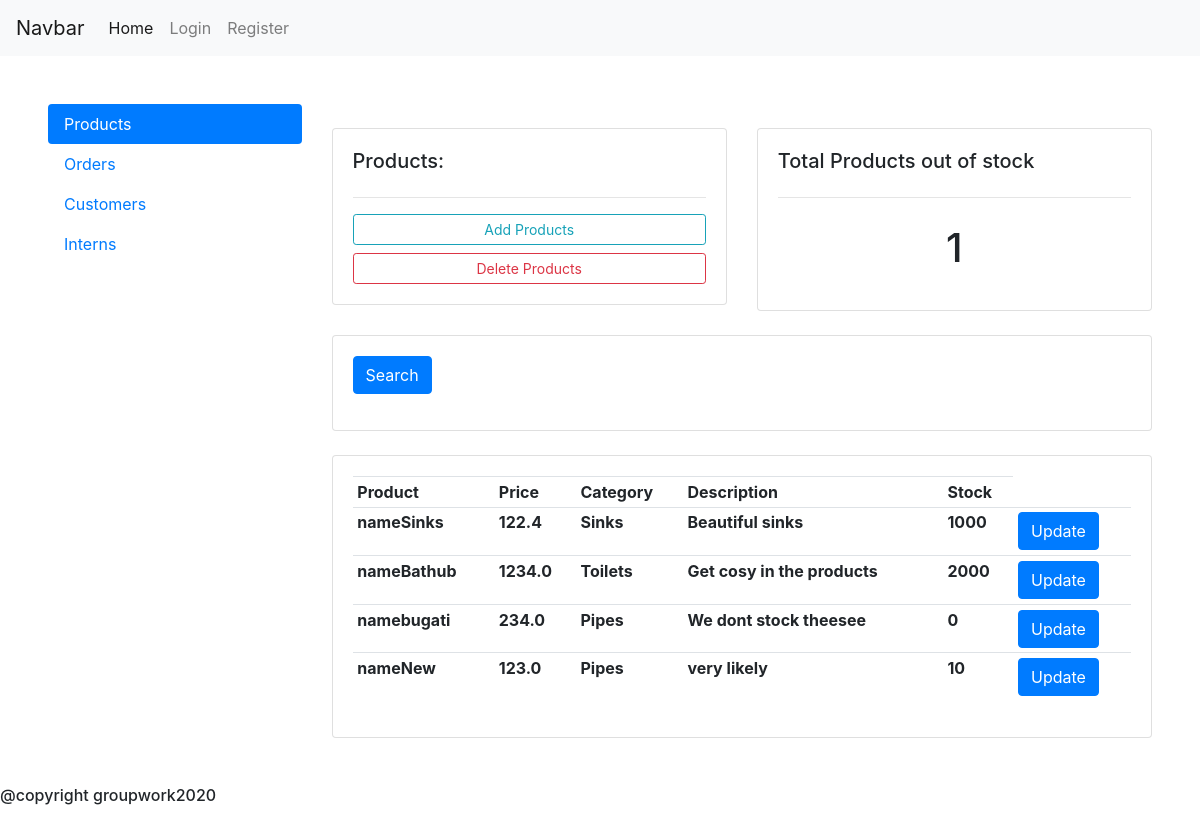
The page /supervisor on the database its author committed.
### main/models.py (models this page shows)
class Product(models.Model):
    CATEGORY = (
                    ('Sinks', 'Sinks'),
                    ('Pipes', 'Pipes'),
                    ('Toilets', 'Toilets'),
                )
    name=models.CharField(max_length=200, null=True)
    price=models.FloatField(max_length=200, null=True)
    category=models.CharField(max_length=200, null=True,choices=CATEGORY)
    description=models.CharField(max_length=200, null=True, blank=True)
    date_created=models.DateTimeField(auto_now_add=True,  null=True)
    image_url = models.CharField(max_length=200, null=True,default='https://upload.wikimedia.org/wikipedia/commons/8/89/Portrait_Placeholder.png' )
    stock_number = models.IntegerField(null=True, default=0)
    def __str__(self):
        return self.name

### main/views.py (the view)
# urls.py: path("supervisor", views.supervisor, name='supervisor'),
def supervisor(request):
    products = Product.objects.all()
    orders = Order.objects.all()
    customers = Customer.objects.all()
    interns = Intern.objects.all()
    total_customers = customers.count()
    total_orders = orders.count()
    total_interns = interns.count()
    out_of_stock = products.filter(stock_number=0).count()
    pending_orders = orders.filter(status='Pending').count()
    context = {'products': products,
               'orders': orders,
               'customers': customers,
               'interns': interns,
               'total_customers': total_customers,
               'total_orders': total_orders,
               'total_interns': total_interns,
               'pending_orders': pending_orders,
               'out_of_stock': out_of_stock,
               }
    return render(request, 'main/supervisor.html', context)

### main/models.py (called while the page is built)
    def __str__(self):
        return self.name

### main/templates/main/supervisor.html (shortened to what this page needs)
{% extends 'main/base.html' %}
{% block content%}
<div class="" style="margin: 1%; padding: 3%">
<div class="row">
  <div class="col-3">
    <div class="nav flex-column nav-pills" id="v-pills-tab" role="tablist" aria-orientation="vertical">
      <a class="nav-link active" id="v-pills-home-tab" data-toggle="pill" href="#v-pills-home" role="tab" aria-controls="v-pills-home" aria-selected="true">Products</a>
      <a class="nav-link" id="v-pills-profile-tab" data-toggle="pill" href="#v-pills-profile" role="tab" aria-controls="v-pills-profile" aria-selected="false">Orders</a>
      <a class="nav-link" id="v-pills-messages-tab" data-toggle="pill" href="#v-pills-messages" role="tab" aria-controls="v-pills-messages" aria-selected="false">Customers</a>
      <a class="nav-link" id="v-pills-settings-tab" data-toggle="pill" href="#v-pills-settings" role="tab" aria-controls="v-pills-settings" aria-selected="false">Interns</a>
    </div>
  </div>
  <div class="col-9">
    <div class="tab-content" id="v-pills-tabContent">
      <div class="tab-pane fade show active" id="v-pills-home" role="tabpanel" aria-labelledby="v-pills-home-tab">
	<br>
<div class="row">
	<div class="col-md">
		<div class="card card-body">
			<h5>Products:</h5>
			<hr>
			<a class="btn btn-outline-info  btn-sm btn-block" href="{% url 'main:createproduct' %}">Add Products</a>
			<a class="btn btn-outline-danger  btn-sm btn-block" href="">Delete Products</a>
		</div>
	</div>
	<div class="col-md">
		<div class="card card-body">
			<h5>Total Products out of stock</h5>
			<hr>
			<h1 style="text-align: center;padding: 10px">{{ out_of_stock }}</h1>
		</div>
	</div>
</div>
<br>
<div class="row">
	<div class="col">
		<div class="card card-body">
			<form method="get">
		    <button class="btn btn-primary" type="submit">Search</button>
		  </form>
		</div>
	</div>
</div>
<br>
      <div class="row">
        <div class="col-md">
            <div class="card card-body">
                <table class="table table-sm">
                    <tr>
                        <th>Product</th>
                        <th>Price</th>
                        <th>Category</th>
                        <th>Description</th>
                        <th>Stock</th>
                    </tr>
                      {% for product in products %}
                    <tr>
                        <th>  name{{product.name}}</th>
                        <th>  {{product.price}}</th>
                        <th>  {{product.category}}</th>
                        <th>  {{product.description}}</th>
                        <th> {{product.stock_number}}</th>
                        <th> <a class="btn btn-primary" href="{% url 'main:updateproduct' product.id %}">Update</a></th>
                    </tr>
                    {% endfor %}
                </table>
            </div>
        </div>
    </div>
      </div>
    </div>
  </div>
</div>
</div>
{% endblock %}

### rows shown on the page
Product: name "Sinks", price "122.4", category "Sinks", description "Beautiful sinks", stock_number "1000"
Product: name "Bathub", price "1234.0", category "Toilets", description "Get cosy in the products", stock_number "2000"
Product: name "bugati", price "234.0", category "Pipes", description "We dont stock theesee", stock_number "0"
Product: name "New", price "123.0", category "Pipes", description "very likely", stock_number "10"

### other values the page prints
{{ out_of_stock }} "1"
